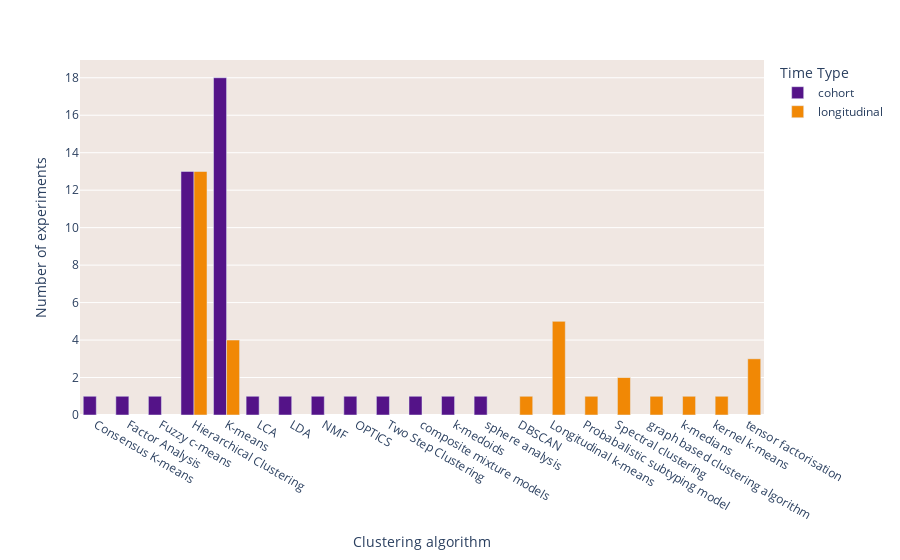

The code cell stored with this chart in its notebook:
### Code cell
plot_methods(data,'Clustering algorithm ')

### Figure 1 — Plotly figure (JSON) as saved in the notebook; plotly's stock layout.template omitted (floating-point values rounded to 4 significant figures)
{"data": [{"alignmentgroup": "True", "hovertemplate": "Time Type=cohort<br>Clustering algorithm =%{x}<br>Number of experiments=%{y}<extra></extra>", "legendgroup": "cohort", "marker": {"color": "#541388", "pattern": {"shape": ""}}, "name": "cohort", "offsetgroup": "cohort", "orientation": "v", "showlegend": true, "textposition": "auto", "type": "bar", "x": ["Consensus K-means", "Factor Analysis", "Fuzzy c-means", "Hierarchical Clustering", "K-means", "LCA", "LDA", "NMF", "OPTICS", "Two Step Clustering", "composite mixture models", "k-medoids", "sphere analysis"], "xaxis": "x", "y": [1, 1, 1, 13, 18, 1, 1, 1, 1, 1, 1, 1, 1], "yaxis": "y"}, {"alignmentgroup": "True", "hovertemplate": "Time Type=longitudinal<br>Clustering algorithm =%{x}<br>Number of experiments=%{y}<extra></extra>", "legendgroup": "longitudinal", "marker": {"color": "#F18805", "pattern": {"shape": ""}}, "name": "longitudinal", "offsetgroup": "longitudinal", "orientation": "v", "showlegend": true, "textposition": "auto", "type": "bar", "x": ["DBSCAN", "Hierarchical Clustering", "K-means", "Longitudinal k-means", "Probabalistic subtyping model", "Spectral clustering", "graph based clustering algorithm", "k-medians", "kernel k-means ", "tensor factorisation "], "xaxis": "x", "y": [1, 13, 4, 5, 1, 2, 1, 1, 1, 3], "yaxis": "y"}], "layout": {"barmode": "group", "legend": {"title": {"text": "Time Type"}, "tracegroupgap": 0}, "margin": {"t": 60}, "plot_bgcolor": "#F0e7E2", "xaxis": {"anchor": "y", "domain": [0, 1], "title": {"text": "Clustering algorithm "}}, "yaxis": {"anchor": "x", "domain": [0, 1], "title": {"text": "Number of experiments"}}}}
